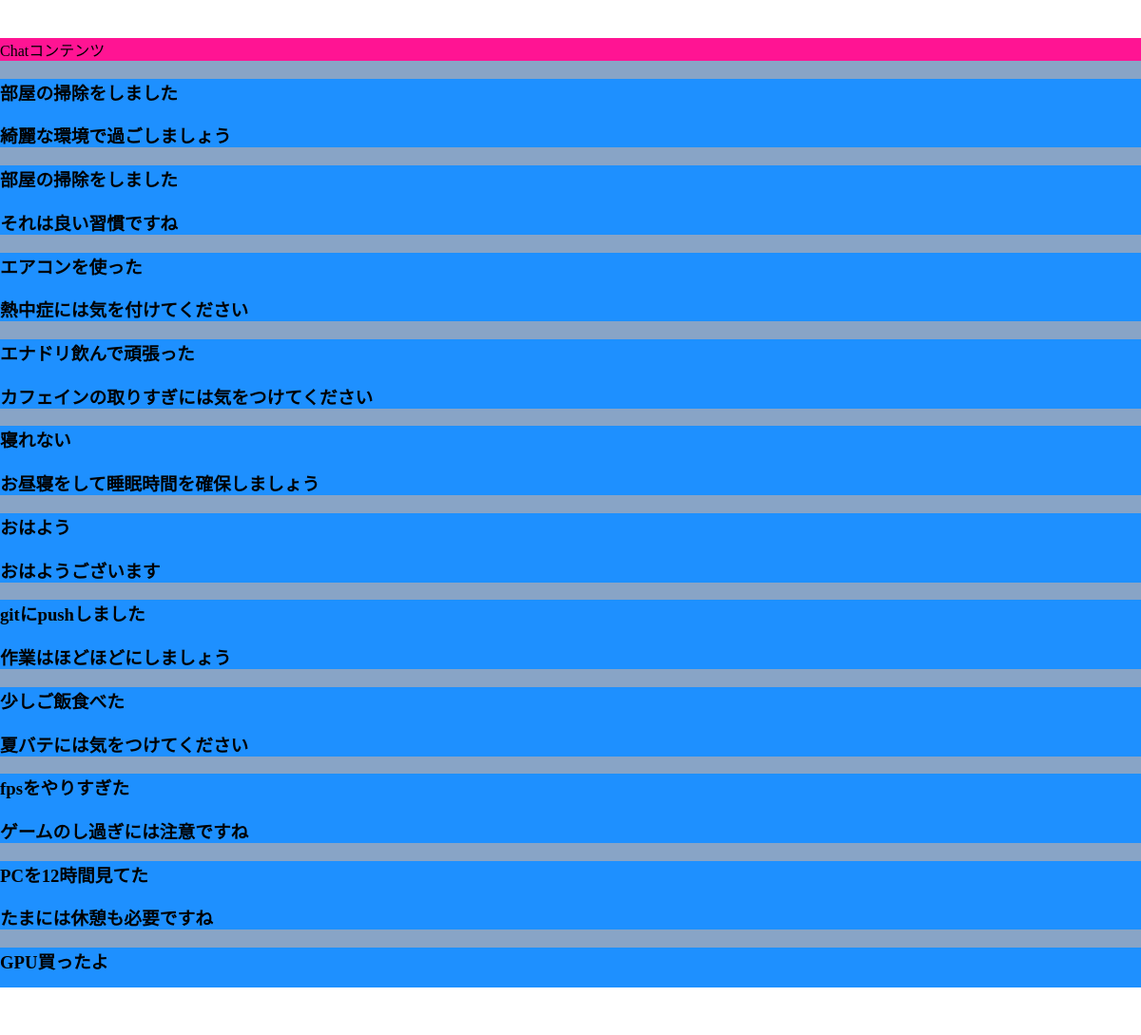
The page / on the database its author committed.
### chat/models.py (models this page shows, shortened)
class Message(models.Model):
    content = models.CharField(max_length=300)
    respond = models.CharField(max_length=300)
    pub_data = models.DateTimeField(auto_now_add=True)
    class Meta:
        ordering = ('pub_data',)

### chat/views.py (the view, shortened to what this page needs)
# urls.py: path('', MessageView.as_view(), name='index'),
class MessageView(TemplateView):
    def __init__(self):
        self.params = {
        }
    def get(self, request):
        data = Message.objects.all()
        self.params = {
            'data': data,
        }
        return render(request, 'chat/index.html', self.params)

### chat/templates/chat/index.html (shortened to what this page needs)
{% extends "base/index.html" %}
{% load static %}
{% block cssJs %}
　<link rel="stylesheet" type="text/css" href="{% static 'chat/css/index.css' %}">
{% endblock %}
{% block content %}
<main>
  <p>Chatコンテンツ</p>
  <div class="ChatLog">
    {% for item in data %}
    <div class="Log">
      <div class="SendMessage">
        <h3 class="float-right">{{ item.content }}</h3>
      </div>
      <div class="ReplyMessage">
        <h3>{{ item.respond }}</h3>
      </div>
    </div>
    {% endfor %}
  </div>
  <div class="fixedBottom">
  </div>
</main>
{% endblock %}

### base/templates/base/index.html (shortened to what this page needs)
<!DOCTYPE html>
{% load static %}
<html>
<head>
  <link rel="stylesheet" type="text/css" href="{% static 'base/css/index.css' %}">
  {% block cssJs %}{% endblock %}
</head>
<body>
    {% block content %}{% endblock %}
</body>
</html>

### base/static/base/css/index.css (style rules this page uses)
body { margin: unset; }

### chat/static/chat/css/index.css (style rules this page uses)
main { background: #88a4c6; }
.Log { background: dodgerblue; }
.fixedBottom { width: 100%; height: 50px; background: white; position: fixed; bottom: 0; }
p { background: deeppink; }

### rows shown on the page
Message: content "部屋の掃除をしました", respond "綺麗な環境で過ごしましょう"
Message: content "部屋の掃除をしました", respond "それは良い習慣ですね"
Message: content "エアコンを使った", respond "熱中症には気を付けてください"
Message: content "エナドリ飲んで頑張った", respond "カフェインの取りすぎには気をつけてください"
Message: content "寝れない", respond "お昼寝をして睡眠時間を確保しましょう"
Message: content "おはよう", respond "おはようございます"
Message: content "gitにpushしました", respond "作業はほどほどにしましょう"
Message: content "少しご飯食べた", respond "夏バテには気をつけてください"
Message: content "fpsをやりすぎた", respond "ゲームのし過ぎには注意ですね"
Message: content "PCを12時間見てた", respond "たまには休憩も必要ですね"
Message: content "GPU買ったよ"
